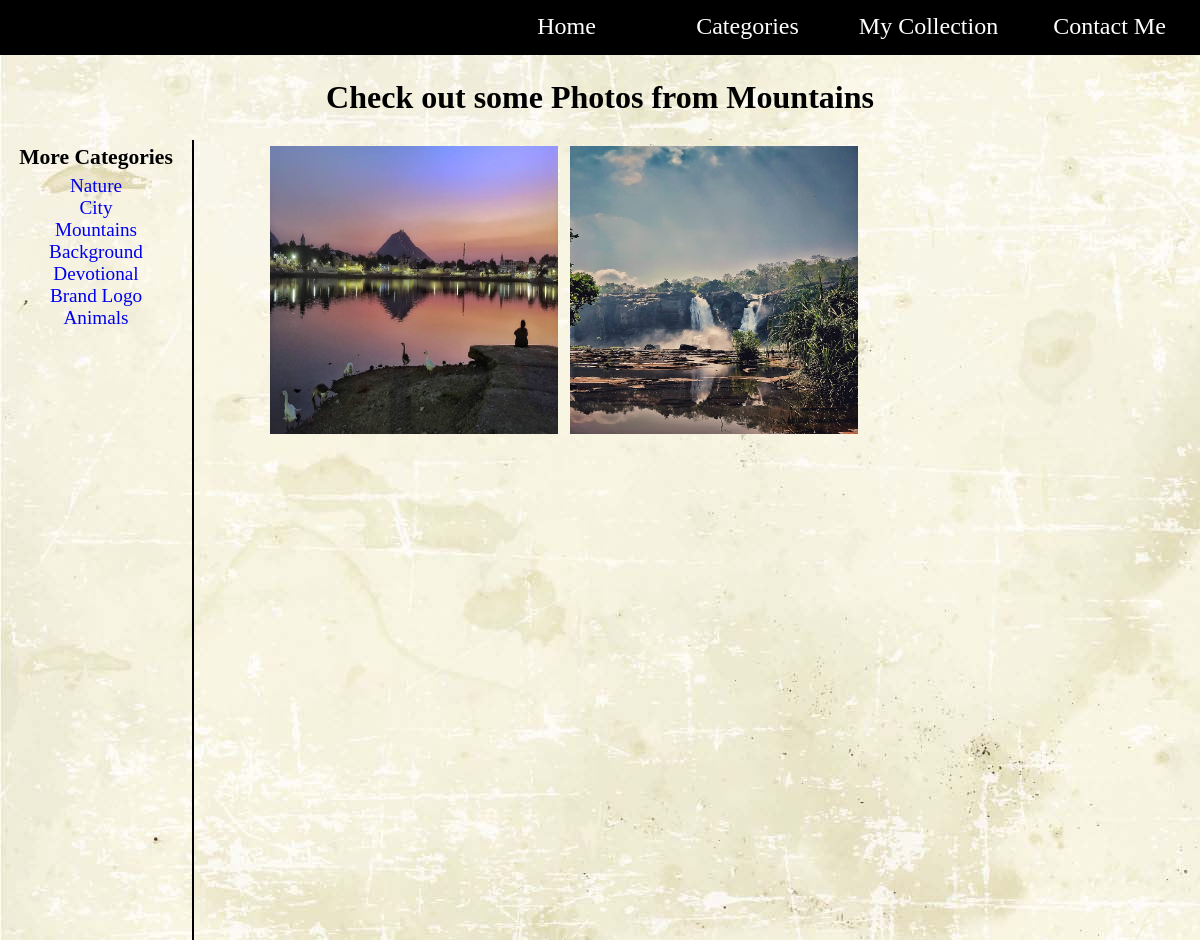
The page /categories/3/ on the database its author committed.
### home/models.py (models this page shows, shortened)
class Categories(models.Model):
    category_name = models.CharField(max_length=200)
    category_description = models.CharField(max_length=1000)
    def __str__(self):
        return self.category_name

class Photo(models.Model):
    format_of_tags = (
        ('PNG', 'PNG'),
        ('JPG', 'JPG'),
        ('JPEG', 'JPEG'),
        ('Exif', 'Exif'),
        ('GIF', 'GIF'),
        ('WEBP', 'WEBP'),
        ('SVG', 'SVG'),
    )
    title = models.CharField(max_length=150)
    format = models.CharField(max_length=20, choices=format_of_tags, blank=False)
    tags = models.CharField(max_length=250)
    original_pic = models.ImageField()
    description = models.CharField(max_length=1000)
    photographer = models.ForeignKey('Photographer', on_delete=models.CASCADE)
    category = models.ForeignKey('Categories', on_delete=models.CASCADE, default=0)

### home/views.py (the view)
# urls.py: url(r'^categories/(?P<cat_id>[0-9]+)/$', views.categories, name='categories'),
def categories(request, cat_id):
    cat_obj = get_object_or_404(Categories, pk=cat_id)
    cat_pics = Photo.objects.filter(category=cat_id)
    template = loader.get_template('category.html')
    context['catObject'] = cat_obj
    context['catPics'] = cat_pics
    return HttpResponse(template.render(context, request))

### home/context_processors.py (called while the page is built)
def categories_processor(request):
    categories = Categories.objects.all()
    return {'categories': categories}

### home/templates/category.html (shortened to what this page needs)
{% extends 'base.html' %}
{% block content %}
  {% load static %}
  <link rel="stylesheet" href="{% static 'home/categorystyle.css' %}">
  <h1 align="center">Check out some Photos from {{catObject}}</h1>
  <div class="sidebar">
    <h3>More Categories</h3>
    {% for cate in cat %}
      <a href="/categories/{{cate.id}}" class="sideLink">{{ cate }}</a><br>
    {% endfor %}
  </div>
  <div id="line">
  </div>
  <div class="containerCat">
    {% for photo in catPics %}
      <a href="/details/{{ photo.id }}" class="boxCat"><img src="{{ photo.original_pic.url }}" alt="Image not found"></a>
    {% endfor %}
  </div>
{% endblock %}

### static/PicMesh/style.css (style rules this page uses)
body { margin: 0px; padding: 0px; font-family: serif; background: url(back.jpg); border-style: none; width: inherit; }
a { text-decoration: none; }

### home/static/home/categorystyle.css (style rules this page uses)
* { margin: 0px; padding: 0px; }
h1 { margin: 2vw; }
.sidebar { float: left; height: 94vh; width: 16vw; text-align: center; }
h3 { font-size: 1.8vw; margin: 5px; }
.sideLink { margin: 0.2vw; padding:0.2vw; text-decoration: none; font-size: 1.6vw; }
#line { display: inline-block; background-color: #000; height: 100vh; width: 0.2vw; }
.containerCat { display: grid-inline; grid-gap: 10px; grid-template-columns: 27vw 27vw 27vw ; color: #444; height: 400px; width: 78vw; float:right; }
img { float:left; margin: 0.5vw; margin-bottom: 1vw; width: 24vw; height: 24vw; }

### rows shown on the page
Categories: category_name "Mountains"
Categories: category_name "Nature"
Categories: category_name "City"
Categories: category_name "Background"
Categories: category_name "Devotional"
Categories: category_name "Brand Logo"
Categories: category_name "Animals"
Photo: original_pic (picture)
Photo: original_pic (picture)
